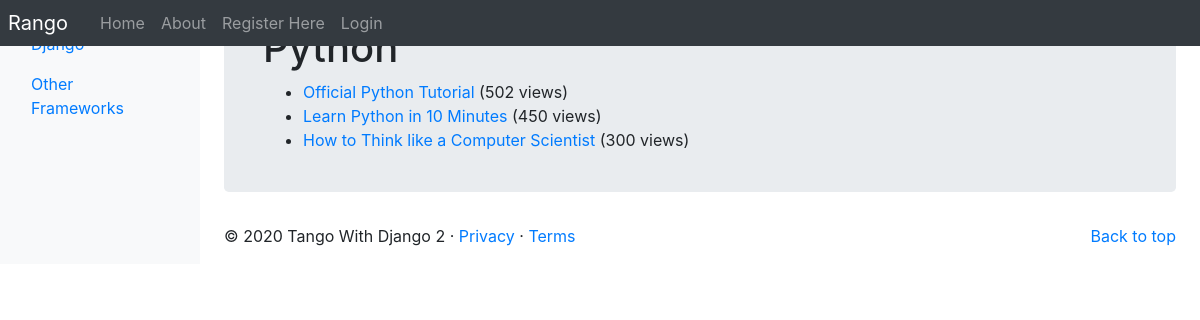
/rango/category/python/, run on an earlier commit of the app's database.
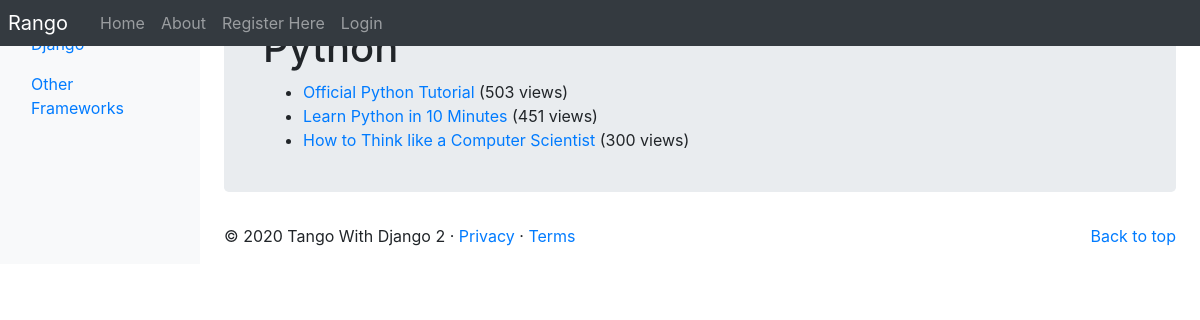
And on a later commit of the database.
### rango/models.py (models this page shows, shortened)
class Category(models.Model):
    NAME_MAX_LENGTH = 128
    name = models.CharField(max_length=NAME_MAX_LENGTH, unique=True)
    views = models.IntegerField(default=0)
    likes = models.IntegerField(default=0)
    slug = models.SlugField(unique=True)
    class Meta:
        verbose_name_plural = 'categories'

class Page(models.Model):
    TITLE_MAX_LENGTH = 128
    URL_MAX_LENGTH = 200
    category = models.ForeignKey(Category, on_delete=models.CASCADE)
    title = models.CharField(max_length=TITLE_MAX_LENGTH)
    url = models.URLField()
    views = models.IntegerField(default=0)
    last_visit = models.DateTimeField(default=timezone.now)
    click_count = models.IntegerField(default=0)  # Add click count field
    class Meta:
        verbose_name_plural = 'pages'

### rango/views.py (the view, shortened to what this page needs)
# urls.py: path('category/<category_name_slug>/', ShowCategoryView.as_view(), name='show_category'),
class ShowCategoryView(View):
    def get_context_data(self, category_name_slug):
        context_dict = {}
        try:
            category = Category.objects.get(slug=category_name_slug)
            pages = Page.objects.filter(category=category).order_by('-views')
            context_dict['pages'] = pages
            context_dict['category'] = category
        except Category.DoesNotExist:
            context_dict['category'] = None
            context_dict['pages'] = None
        return context_dict
    def get(self, request, category_name_slug):
        context_dict = self.get_context_data(category_name_slug)
        return render(request, 'rango/category.html', context_dict)

### rango/templatetags/rango_template_tags.py (called while the page is built)
@register.inclusion_tag('rango/categories.html')
def get_category_list(current_category=None):
    return {'categories': Category.objects.all(),
            'current_category': current_category}

### templates/rango/category.html (shortened to what this page needs)
{% extends 'rango/base.html' %}
{% load staticfiles %}
{% block body_block %}
<div class="jumbotron p-4">
    <div class="container">
    {% if category %}
    <h1 class ="jumbotron-heading">{{ category.name }}</h1>
    {% if pages %}
    <ul>
        {% for page in pages %}
            <li>
                <a href="{% url 'rango:goto' %}?page_id={{ page.id }}">{{ page.title }}</a>
                {% if page.views > 1 %}
                    ({{ page.views }} views)
                {% elif page.views == 1 %}
                    ({{ page.views }} view)
                {% endif %}
            </li>
        {% endfor %}
    </ul>
    {% else %}
    <strong>No pages currently in category.</strong>
    {% endif %}
    {% else %}
    The specified category does not exist.
    {% endif %}
    </div>
    </div>
{% endblock %}

### templates/rango/base.html (shortened to what this page needs)
<!DOCTYPE html>
{% load staticfiles %}
{% load rango_template_tags %}
<html lang="en">
    <head>
    <link href="https://getbootstrap.com/docs/4.2/dist/css/bootstrap.min.css" rel="stylesheet">
    <link href="https://getbootstrap.com/docs/4.2/examples/dashboard/dashboard.css" rel="stylesheet">
    </head>
    <body>
        <header>
            <nav class="navbar navbar-expand-md navbar-dark fixed-top bg-dark p-0">
                <a class="navbar-brand p-2" href="{% url 'rango:index' %}">Rango</a>
                <div class="collapse navbar-collapse" id="navbarCollapse">
                    <ul class="navbar-nav mr-auto">
                        <li class="nav-item"><a class="nav-link" href="{% url 'rango:index' %}">Home</a></li>
                        <li class="nav-item"><a class="nav-link" href="{% url 'rango:about' %}">About</a></li>
                        {% if user.is_authenticated %}
                        <li class="nav-item"><a class="nav-link" href="{% url 'rango:restricted' %}">Restricted</a></li>
                        <li class="nav-item"><a class="nav-link" href="{% url 'auth_logout' %}?next=/rango/">Logout</a></li>
                        <li class="nav-item"><a class="nav-link" href="{% url 'rango:add_category' %}">Add Category</a></li>
                        <li class="nav-item"><a class="nav-link" href="{% url 'auth_password_change' %}">Change Password</a></li>
                        <li class="nav-item"><a class="nav-link" href="{% url 'rango:profile' user.username %}">Profile</a></li>
                        <li class="nav-item"><a class="nav-link" href="{% url 'rango:list_profiles' %}">List Profiles</a></li>
                        {% else %}
                        <li class="nav-item"><a class="nav-link" href="{% url 'registration_register' %}">Register Here</a></li>
                        <li class="nav-item"><a class="nav-link" href="{% url 'auth_login' %}">Login</a></li>
                        {% endif %}
                    </ul>
                </div>
            </nav>
        </header>
        <div class="container-fluid">
            <div class="row">
                <nav class="col-md-2 d-none d-md-block bg-light sidebar">
                    <div class="sidebar-sticky">
                    {% block sidebar_block %}
                        {% get_category_list category %}
                    {% endblock %}
                    </div>
                </nav>
                <main role="main" class="col-md-9  ml-sm-auto col-lg-10 px-4">
                    {% block body_block %}{% endblock %}
                    <footer>
                        <p class="float-right"><a href="#">Back to top</a></p>
                        <p>&copy; 2020 Tango With Django 2 &middot; <a href="#">Privacy</a> &middot; <a href="#">Terms</a></p>
                    </footer>
                </main>
            </div>
        </div>
    </body>
</html>

### templates/rango/categories.html (shortened to what this page needs)
<ul class="nav flex-column">
{% if categories %}
    {% for c in categories %}
    {% if c == current_category %}
        <li class="nav-item">
        <a class="nav-linkactive" href="{% url  'rango:show_category' c.slug %}">
        </a>
        </li>
 {%else %}
       <li class="nav-item">
       <a class="nav-link" href="{% url 'rango:show_category' c.slug %}">
        {{  c.name  }}
       </a>
       </li>
  {% endif %}
  {% endfor %}
  {% else %}
   <li class="nav-item">There are no categories present.</li>
  {% endif %}
   </ul>

What changed in the data, as far as the page shows it:
changed Page "Official Python Tutorial": views "502" → "503"
changed Page "Learn Python in 10 Minutes": views "450" → "451"
